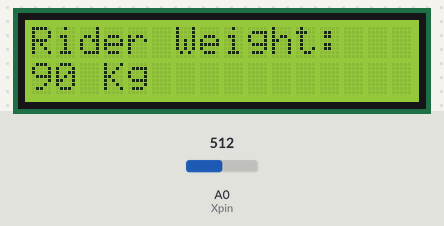
A sketch run on a simulated Arduino Uno, built with avr-gcc and run on an emulated ATmega328P. Shown: 16×2 character LCD. The inputs (shaded band) are chosen by the test bench; at power-on: A0 (Xpin) = 512. What the sketch prints to the serial monitor is not drawn.

Above: at 1.3 s.
1.4 s: A0 (Xpin) set to 459
4.4 s: A0 (Xpin) set to 437
At 6.8 s:
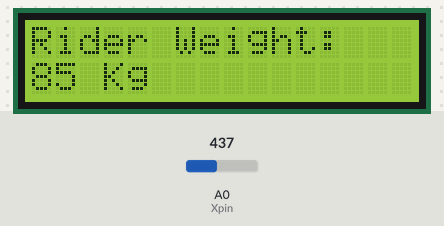
At 7.8 s:
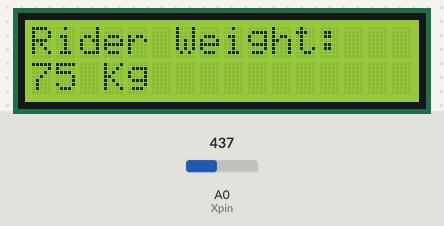
Timing chart, 0 to 9.3 s (numbered marks = the images above; inputs shaded):
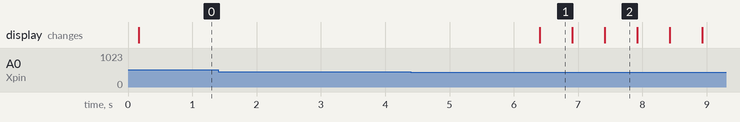

Measured:
- after the input at 1.4 s, every drawn part: stays the same
- after the input at 4.4 s, the display: changes after 2.0 s (image 1)
- what the display in image 1 shows lasts 0.5 s, from 6.4 s to 6.9 s

The sketch:

Final_Code.ino
```cpp
#include <LiquidCrystal.h>    //Library for LCD screen
#include <mcp2515.h>          //Library for CAN interfaces
#include <SPI.h>              //Library for using SPI Communication

//Define the CS pin for each MCP2515 board
const int CS_PIN_1 = 9;
const int CS_PIN_2 = 10;

//create instances of the MCP2515 class for each board
MCP2515 mcp2515_1(CS_PIN_1);
MCP2515 mcp2515_2(CS_PIN_2);

struct can_frame canMsg;

// Pins for LCD screen
const int rs = 8, en = 7, d4 = 6, d5 = 5, d6 = 4, d7 = 3;
LiquidCrystal lcd(rs, en, d4, d5, d6, d7);

// Define analogue pin for joystick
const int Xpin = A0;

// Variable for analogue reading
int X;

// Variable to track state of joystick (up or down)
bool joystickUp = false;
bool joystickDown = false;

// Variable to track timestamp when the joystick was last moved
unsigned long lastJoystickUpTime = 0;
unsigned long lastJoystickDownTime = 0;

int currentRiderWeight = 90;

//Blocked CAN messages & quantity of blocked signals
int PassThroughAdressesBlocked[] = {0x500, 0x200, 0x55};
int actualsize = sizeof(PassThroughAdressesBlocked)/sizeof(PassThroughAdressesBlocked[0]);

void setup() {
  SPI.begin();                       //Begins SPI communication

  Serial.begin(9600);                //Begins Serial Communication at 9600 baudrate

  mcp2515_1.reset();
  mcp2515_2.reset();

  mcp2515_1.setBitrate(CAN_500KBPS,MCP_8MHZ); //Sets CAN at speed 500KBPS and Clock 8MHz
  mcp2515_2.setBitrate(CAN_500KBPS,MCP_8MHZ);

  mcp2515_1.setNormalMode();                  //Sets CAN at normal mode
  mcp2515_2.setNormalMode();                  //Sets CAN at normal mode

  // Set up the LCD's number of columns and rows:
  lcd.begin(16, 2);
  delay(100);

  lcd.print("Rider Weight:");
  // Set the cursor to column 0, line 1
  // Line 1 is second row, as it begins at 0
  lcd.setCursor(0, 1);
  lcd.print("90 Kg");
}

void loop() {

  X = analogRead(Xpin);

  // Joystick Up Logic
  if (X > 600) {
    if (!joystickUp) {
      lastJoystickUpTime = millis();
      joystickUp = true;
    }

    if (millis() - lastJoystickUpTime >= 2000) {
      updateRiderWeightUp();
    }
  } else {
    // Joystick is not up
    joystickUp = false;
  }

  // Joystick Down Logic
  if (X < 450) {

    if (!joystickDown) {
      lastJoystickDownTime = millis();
      joystickDown = true;
    }

    if (millis() - lastJoystickDownTime >= 2000) {
      updateRiderWeightDown();
    }
  } else {
    // Joystick is not down
    joystickDown = false;
  }

  if (mcp2515_1.readMessage(&canMsg) == MCP2515::ERROR_OK) // To receive data (Poll Read)
  {
    passthrough_CAN1_TO_CAN2();
  }

  if (mcp2515_2.readMessage(&canMsg) == MCP2515::ERROR_OK) // To receive data (Poll Read)
  {
    passthrough_CAN2_TO_CAN1();
  }
}

void updateRiderWeightUp() {
  currentRiderWeight += 5;
  updateLCD();
  delay(500);
}

void updateRiderWeightDown() {
  currentRiderWeight -= 5;
  updateLCD();
  delay(500);
}

void updateLCD() {
  lcd.clear();
  lcd.setCursor(0, 0);
  lcd.print("Rider Weight:");
  lcd.setCursor(0, 1);
  lcd.print(currentRiderWeight);
  lcd.print(" Kg");
  Serial.println(currentRiderWeight);
}

void passthrough_CAN1_TO_CAN2(){
  bool blockMessage = false;

  //check if the recieved message's ID is in the list of blocked adresses
    for (int i = 0; i < sizeof(PassThroughAdressesBlocked) / sizeof(PassThroughAdressesBlocked[0]); i++) {
      if (canMsg.can_id == PassThroughAdressesBlocked[i]) {
        //check if signal blocked was one i want to add rider weight too
        if(canMsg.can_id == 0x500){
          addRiderWeightToMessage();
          mcp2515_2.sendMessage(&canMsg);
        }

        blockMessage = true;
        break; // Exit loop as soon as match found
    }
  }

  // If the message is not blocked, send it to CAN 2
    if (!blockMessage) {
      mcp2515_2.sendMessage(&canMsg);
  }
}

void passthrough_CAN2_TO_CAN1(){
  bool blockMessage = false;

  //check if the recieved message's ID is in the list of blocked adresses
    for (int i = 0; i < sizeof(PassThroughAdressesBlocked) / sizeof(PassThroughAdressesBlocked[0]); i++) {
      if (canMsg.can_id == PassThroughAdressesBlocked[i]) {
        blockMessage = true;
        break; // Exit loop as soon as match found
    }
  }

  // If the message is not blocked, send it to CAN 2
    if (!blockMessage) {
      mcp2515_1.sendMessage(&canMsg);
  }
}

void addRiderWeightToMessage(){
  canMsg.data[7] = currentRiderWeight;
}
```
